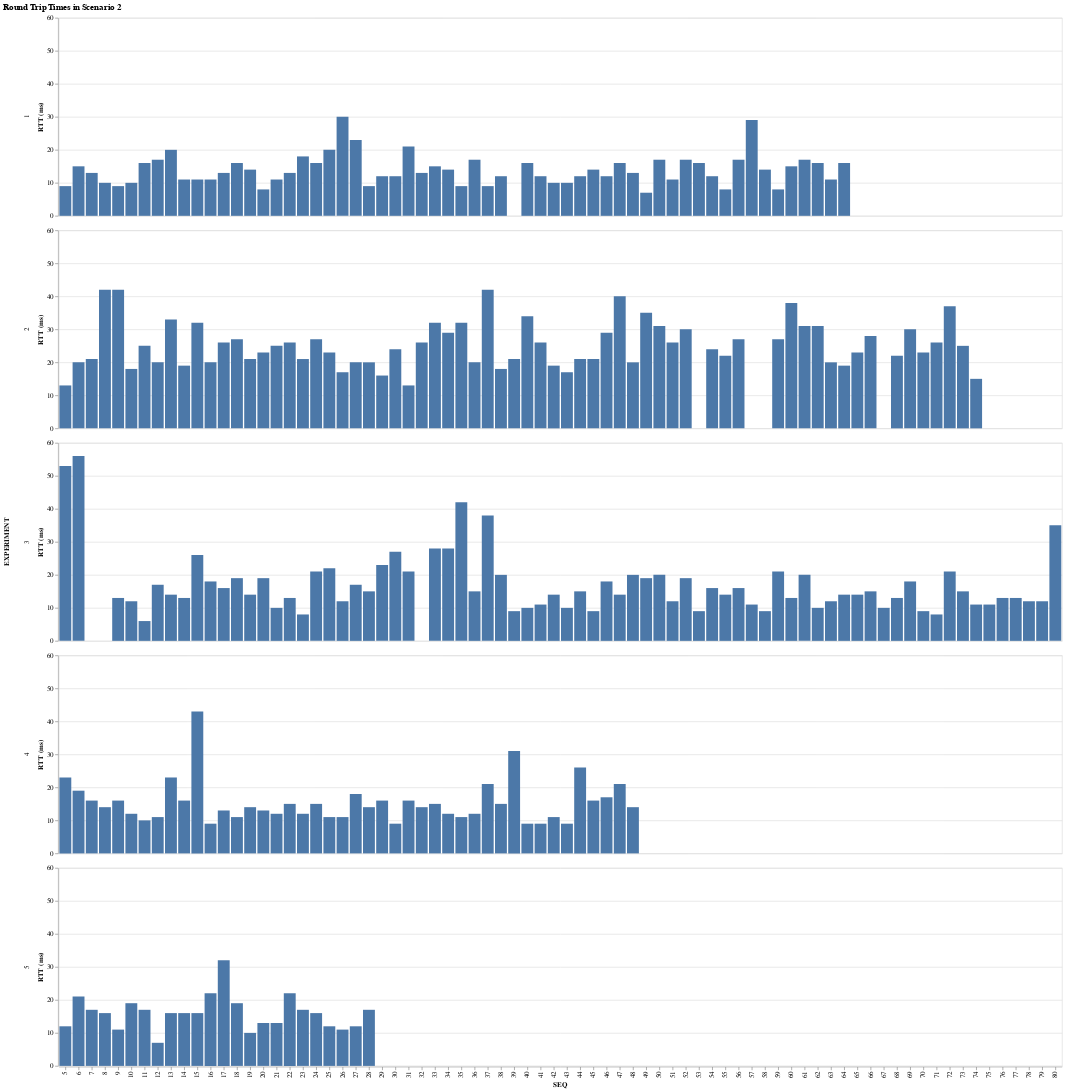

The notebook cell saved with this chart:
### Code cell
alt.Chart(RTTs, title="Round Trip Times in Scenario 2").mark_bar().encode(
    x="SEQ:O",
    y=alt.Y("RTT:Q", title="RTT (ms)"),
    row="EXPERIMENT:N"
)

### Figure 1 — Vega-Lite specification as saved in the notebook (floating-point values rounded to 4 significant figures; data arrays with more than 128 entries replaced by an {"elided": "..."} marker saying what was removed)
{"config": {"view": {"continuousWidth": 400, "continuousHeight": 300}}, "data": {"name": "data-dbb478a8d00fd360b82653294d153b4d"}, "mark": "bar", "encoding": {"row": {"field": "EXPERIMENT", "type": "nominal"}, "x": {"field": "SEQ", "type": "ordinal"}, "y": {"field": "RTT", "title": "RTT (ms)", "type": "quantitative"}}, "title": "Round Trip Times in Scenario 2", "$schema": "https://vega.github.io/schema/vega-lite/v4.17.0.json", "datasets": {"data-dbb478a8d00fd360b82653294d153b4d": {"elided": "274 records"}}}
